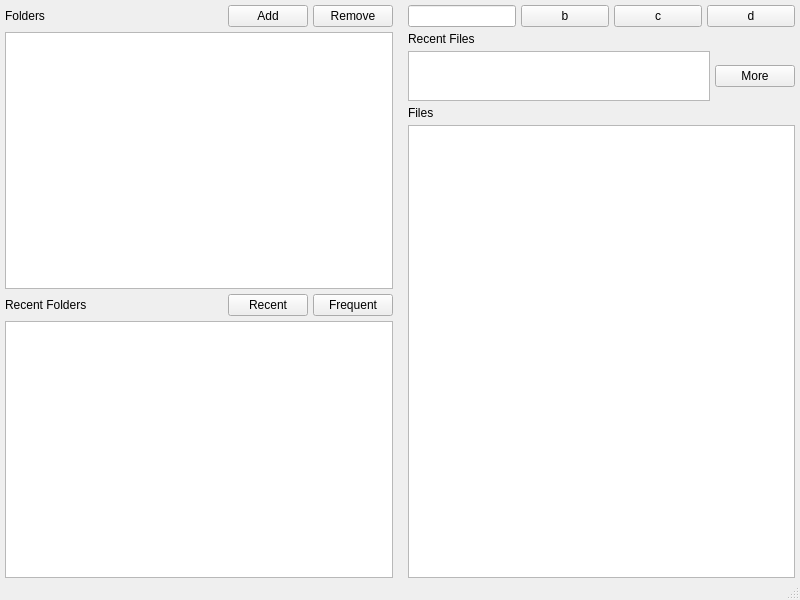
<?xml version="1.0" encoding="UTF-8"?>
<ui version="4.0">
 <class>FileHelper</class>
 <widget class="QMainWindow" name="FileHelper">
  <property name="geometry">
   <rect>
    <x>0</x>
    <y>0</y>
    <width>800</width>
    <height>600</height>
   </rect>
  </property>
  <property name="windowTitle">
   <string>FileHelper</string>
  </property>
  <widget class="QWidget" name="widget_Main">
   <layout class="QHBoxLayout" name="horizontalLayout_5">
    <property name="spacing">
     <number>5</number>
    </property>
    <property name="leftMargin">
     <number>5</number>
    </property>
    <property name="topMargin">
     <number>5</number>
    </property>
    <property name="rightMargin">
     <number>5</number>
    </property>
    <property name="bottomMargin">
     <number>0</number>
    </property>
    <item>
     <widget class="QWidget" name="widget_LeftPanel" native="true">
      <layout class="QVBoxLayout" name="verticalLayout">
       <property name="spacing">
        <number>5</number>
       </property>
       <property name="leftMargin">
        <number>0</number>
       </property>
       <property name="topMargin">
        <number>0</number>
       </property>
       <property name="rightMargin">
        <number>5</number>
       </property>
       <property name="bottomMargin">
        <number>0</number>
       </property>
       <item>
        <widget class="QWidget" name="widget_FolderButtons" native="true">
         <layout class="QHBoxLayout" name="horizontalLayout">
          <property name="spacing">
           <number>5</number>
          </property>
          <property name="leftMargin">
           <number>0</number>
          </property>
          <property name="topMargin">
           <number>0</number>
          </property>
          <property name="rightMargin">
           <number>0</number>
          </property>
          <property name="bottomMargin">
           <number>0</number>
          </property>
          <item>
           <widget class="QLabel" name="label_Ignore_Folder">
            <property name="text">
             <string>Folders</string>
            </property>
           </widget>
          </item>
          <item>
           <spacer name="horizontalSpacer_2">
            <property name="orientation">
             <enum>Qt::Horizontal</enum>
            </property>
            <property name="sizeHint" stdset="0">
             <size>
              <width>40</width>
              <height>20</height>
             </size>
            </property>
           </spacer>
          </item>
          <item>
           <widget class="QPushButton" name="pushButton_FolderAdd">
            <property name="text">
             <string>Add</string>
            </property>
           </widget>
          </item>
          <item>
           <widget class="QPushButton" name="pushButton_FolderDelete">
            <property name="text">
             <string>Remove</string>
            </property>
           </widget>
          </item>
         </layout>
        </widget>
       </item>
       <item>
        <widget class="QTreeView" name="treeView_Folder"/>
       </item>
       <item>
        <widget class="QWidget" name="widget" native="true">
         <layout class="QHBoxLayout" name="horizontalLayout_3">
          <property name="spacing">
           <number>5</number>
          </property>
          <property name="leftMargin">
           <number>0</number>
          </property>
          <property name="topMargin">
           <number>0</number>
          </property>
          <property name="rightMargin">
           <number>0</number>
          </property>
          <property name="bottomMargin">
           <number>0</number>
          </property>
          <item>
           <widget class="QLabel" name="label_Ignore_RecentFolder">
            <property name="text">
             <string>Recent Folders</string>
            </property>
           </widget>
          </item>
          <item>
           <spacer name="horizontalSpacer">
            <property name="orientation">
             <enum>Qt::Horizontal</enum>
            </property>
            <property name="sizeHint" stdset="0">
             <size>
              <width>40</width>
              <height>20</height>
             </size>
            </property>
           </spacer>
          </item>
          <item>
           <widget class="QPushButton" name="pushButton_MostUsed">
            <property name="text">
             <string>Recent</string>
            </property>
           </widget>
          </item>
          <item>
           <widget class="QPushButton" name="pushButton_FolderRecent">
            <property name="text">
             <string>Frequent</string>
            </property>
           </widget>
          </item>
         </layout>
        </widget>
       </item>
       <item>
        <widget class="QListView" name="listView_RecentFolders"/>
       </item>
      </layout>
     </widget>
    </item>
    <item>
     <widget class="QWidget" name="widget_RightPanel" native="true">
      <layout class="QVBoxLayout" name="verticalLayout_2">
       <property name="spacing">
        <number>5</number>
       </property>
       <property name="leftMargin">
        <number>5</number>
       </property>
       <property name="topMargin">
        <number>0</number>
       </property>
       <property name="rightMargin">
        <number>0</number>
       </property>
       <property name="bottomMargin">
        <number>0</number>
       </property>
       <item>
        <widget class="QWidget" name="widget_FilesButtons" native="true">
         <layout class="QHBoxLayout" name="horizontalLayout_4">
          <property name="spacing">
           <number>5</number>
          </property>
          <property name="leftMargin">
           <number>0</number>
          </property>
          <property name="topMargin">
           <number>0</number>
          </property>
          <property name="rightMargin">
           <number>0</number>
          </property>
          <property name="bottomMargin">
           <number>0</number>
          </property>
          <item>
           <widget class="QLineEdit" name="lineEdit_Search">
            <property name="sizePolicy">
             <sizepolicy hsizetype="Maximum" vsizetype="Fixed">
              <horstretch>0</horstretch>
              <verstretch>0</verstretch>
             </sizepolicy>
            </property>
           </widget>
          </item>
          <item>
           <widget class="QPushButton" name="pushButton_FilesDelete">
            <property name="text">
             <string>b</string>
            </property>
           </widget>
          </item>
          <item>
           <widget class="QPushButton" name="pushButton_ViewList">
            <property name="text">
             <string>c</string>
            </property>
           </widget>
          </item>
          <item>
           <widget class="QPushButton" name="pushButton_ViewGrid">
            <property name="text">
             <string>d</string>
            </property>
           </widget>
          </item>
         </layout>
        </widget>
       </item>
       <item>
        <widget class="QLabel" name="label_Ignore_RecentFiles">
         <property name="text">
          <string>Recent Files</string>
         </property>
        </widget>
       </item>
       <item>
        <widget class="QWidget" name="widget_RecentFiles" native="true">
         <property name="maximumSize">
          <size>
           <width>16777215</width>
           <height>50</height>
          </size>
         </property>
         <layout class="QHBoxLayout" name="horizontalLayout_2">
          <property name="spacing">
           <number>5</number>
          </property>
          <property name="leftMargin">
           <number>0</number>
          </property>
          <property name="topMargin">
           <number>0</number>
          </property>
          <property name="rightMargin">
           <number>0</number>
          </property>
          <property name="bottomMargin">
           <number>0</number>
          </property>
          <item>
           <widget class="QListView" name="listView_RecentFiles"/>
          </item>
          <item>
           <widget class="QPushButton" name="pushButton_MoreRecentFiles">
            <property name="text">
             <string>More</string>
            </property>
           </widget>
          </item>
         </layout>
        </widget>
       </item>
       <item>
        <widget class="QLabel" name="label_Ignore_Files">
         <property name="text">
          <string>Files</string>
         </property>
        </widget>
       </item>
       <item>
        <widget class="QListView" name="listView_Files"/>
       </item>
      </layout>
     </widget>
    </item>
   </layout>
  </widget>
  <widget class="QStatusBar" name="statusbar"/>
 </widget>
 <resources/>
 <connections/>
</ui>
